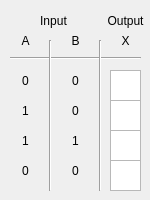
<?xml version="1.0" encoding="UTF-8"?>
<ui version="4.0">
 <class>Widget_DoubleInputTruthTable</class>
 <widget class="QWidget" name="Widget_DoubleInputTruthTable">
  <property name="geometry">
   <rect>
    <x>0</x>
    <y>0</y>
    <width>150</width>
    <height>200</height>
   </rect>
  </property>
  <property name="windowTitle">
   <string>Form</string>
  </property>
  <widget class="QLabel" name="label">
   <property name="geometry">
    <rect>
     <x>10</x>
     <y>30</y>
     <width>31</width>
     <height>21</height>
    </rect>
   </property>
   <property name="text">
    <string>A</string>
   </property>
   <property name="alignment">
    <set>Qt::AlignCenter</set>
   </property>
  </widget>
  <widget class="QLabel" name="label_2">
   <property name="geometry">
    <rect>
     <x>60</x>
     <y>30</y>
     <width>31</width>
     <height>21</height>
    </rect>
   </property>
   <property name="text">
    <string>B</string>
   </property>
   <property name="alignment">
    <set>Qt::AlignCenter</set>
   </property>
  </widget>
  <widget class="QLabel" name="label_3">
   <property name="geometry">
    <rect>
     <x>8</x>
     <y>10</y>
     <width>91</width>
     <height>21</height>
    </rect>
   </property>
   <property name="text">
    <string>Input</string>
   </property>
   <property name="alignment">
    <set>Qt::AlignCenter</set>
   </property>
  </widget>
  <widget class="QLabel" name="label_4">
   <property name="geometry">
    <rect>
     <x>110</x>
     <y>30</y>
     <width>31</width>
     <height>21</height>
    </rect>
   </property>
   <property name="text">
    <string>X</string>
   </property>
   <property name="alignment">
    <set>Qt::AlignCenter</set>
   </property>
  </widget>
  <widget class="Line" name="line">
   <property name="geometry">
    <rect>
     <x>10</x>
     <y>50</y>
     <width>131</width>
     <height>16</height>
    </rect>
   </property>
   <property name="orientation">
    <enum>Qt::Horizontal</enum>
   </property>
  </widget>
  <widget class="Line" name="line_2">
   <property name="geometry">
    <rect>
     <x>40</x>
     <y>40</y>
     <width>20</width>
     <height>151</height>
    </rect>
   </property>
   <property name="orientation">
    <enum>Qt::Vertical</enum>
   </property>
  </widget>
  <widget class="Line" name="line_3">
   <property name="geometry">
    <rect>
     <x>90</x>
     <y>40</y>
     <width>20</width>
     <height>151</height>
    </rect>
   </property>
   <property name="orientation">
    <enum>Qt::Vertical</enum>
   </property>
  </widget>
  <widget class="QLabel" name="label_5">
   <property name="geometry">
    <rect>
     <x>10</x>
     <y>70</y>
     <width>31</width>
     <height>21</height>
    </rect>
   </property>
   <property name="text">
    <string>0</string>
   </property>
   <property name="alignment">
    <set>Qt::AlignCenter</set>
   </property>
  </widget>
  <widget class="QLabel" name="label_6">
   <property name="geometry">
    <rect>
     <x>10</x>
     <y>100</y>
     <width>31</width>
     <height>21</height>
    </rect>
   </property>
   <property name="text">
    <string>1</string>
   </property>
   <property name="alignment">
    <set>Qt::AlignCenter</set>
   </property>
  </widget>
  <widget class="QLabel" name="label_7">
   <property name="geometry">
    <rect>
     <x>60</x>
     <y>70</y>
     <width>31</width>
     <height>21</height>
    </rect>
   </property>
   <property name="text">
    <string>0</string>
   </property>
   <property name="alignment">
    <set>Qt::AlignCenter</set>
   </property>
  </widget>
  <widget class="QLabel" name="label_8">
   <property name="geometry">
    <rect>
     <x>60</x>
     <y>100</y>
     <width>31</width>
     <height>21</height>
    </rect>
   </property>
   <property name="text">
    <string>0</string>
   </property>
   <property name="alignment">
    <set>Qt::AlignCenter</set>
   </property>
  </widget>
  <widget class="QLabel" name="label_9">
   <property name="geometry">
    <rect>
     <x>10</x>
     <y>130</y>
     <width>31</width>
     <height>21</height>
    </rect>
   </property>
   <property name="text">
    <string>1</string>
   </property>
   <property name="alignment">
    <set>Qt::AlignCenter</set>
   </property>
  </widget>
  <widget class="QLabel" name="label_10">
   <property name="geometry">
    <rect>
     <x>60</x>
     <y>130</y>
     <width>31</width>
     <height>21</height>
    </rect>
   </property>
   <property name="text">
    <string>1</string>
   </property>
   <property name="alignment">
    <set>Qt::AlignCenter</set>
   </property>
  </widget>
  <widget class="QLabel" name="label_11">
   <property name="geometry">
    <rect>
     <x>60</x>
     <y>160</y>
     <width>31</width>
     <height>21</height>
    </rect>
   </property>
   <property name="text">
    <string>0</string>
   </property>
   <property name="alignment">
    <set>Qt::AlignCenter</set>
   </property>
  </widget>
  <widget class="QLabel" name="label_12">
   <property name="geometry">
    <rect>
     <x>10</x>
     <y>160</y>
     <width>31</width>
     <height>21</height>
    </rect>
   </property>
   <property name="text">
    <string>0</string>
   </property>
   <property name="alignment">
    <set>Qt::AlignCenter</set>
   </property>
  </widget>
  <widget class="QPlainTextEdit" name="plainTextEdit">
   <property name="geometry">
    <rect>
     <x>110</x>
     <y>70</y>
     <width>31</width>
     <height>31</height>
    </rect>
   </property>
  </widget>
  <widget class="QPlainTextEdit" name="plainTextEdit_2">
   <property name="geometry">
    <rect>
     <x>110</x>
     <y>100</y>
     <width>31</width>
     <height>31</height>
    </rect>
   </property>
  </widget>
  <widget class="QPlainTextEdit" name="plainTextEdit_3">
   <property name="geometry">
    <rect>
     <x>110</x>
     <y>130</y>
     <width>31</width>
     <height>31</height>
    </rect>
   </property>
  </widget>
  <widget class="QPlainTextEdit" name="plainTextEdit_4">
   <property name="geometry">
    <rect>
     <x>110</x>
     <y>160</y>
     <width>31</width>
     <height>31</height>
    </rect>
   </property>
  </widget>
  <widget class="QLabel" name="label_13">
   <property name="geometry">
    <rect>
     <x>100</x>
     <y>10</y>
     <width>51</width>
     <height>21</height>
    </rect>
   </property>
   <property name="text">
    <string>Output</string>
   </property>
   <property name="alignment">
    <set>Qt::AlignCenter</set>
   </property>
  </widget>
 </widget>
 <resources/>
 <connections/>
</ui>
